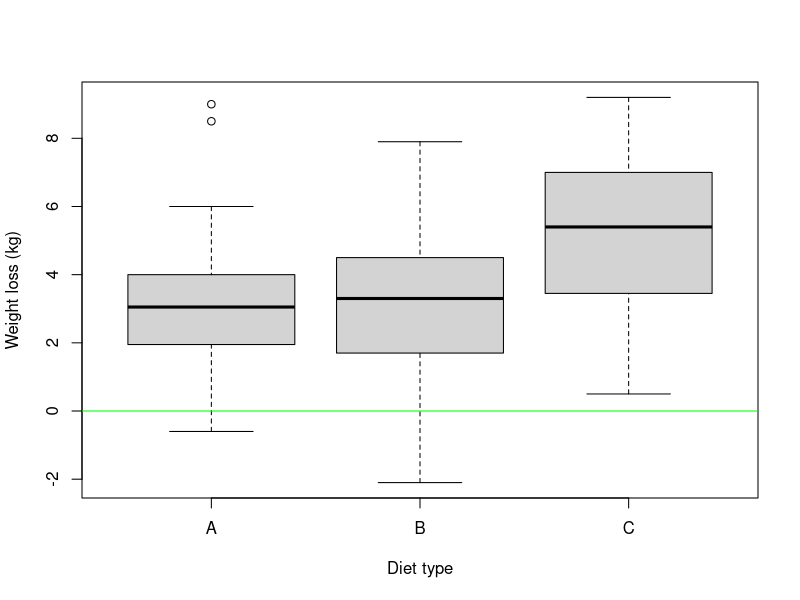
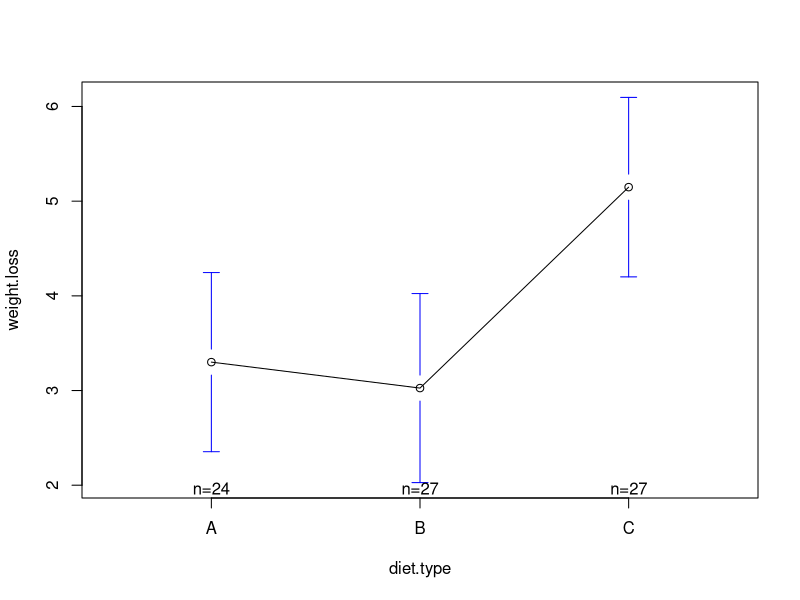
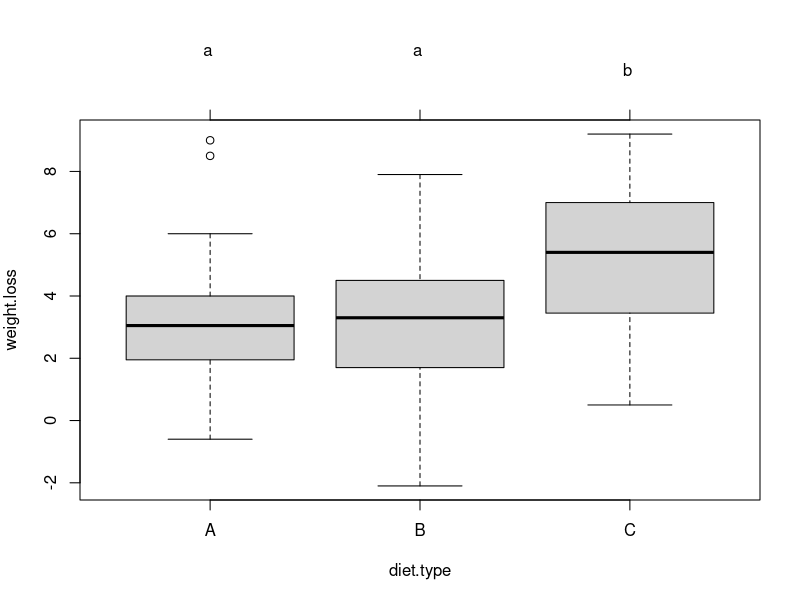
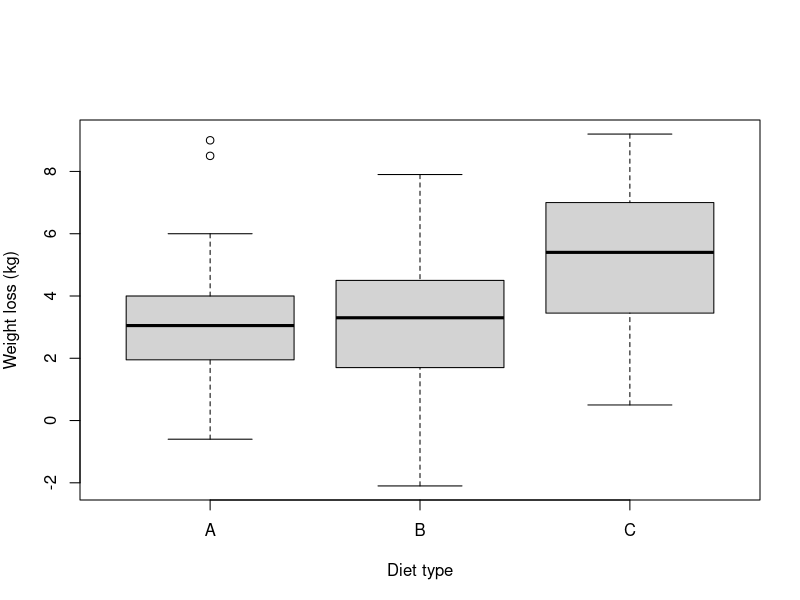
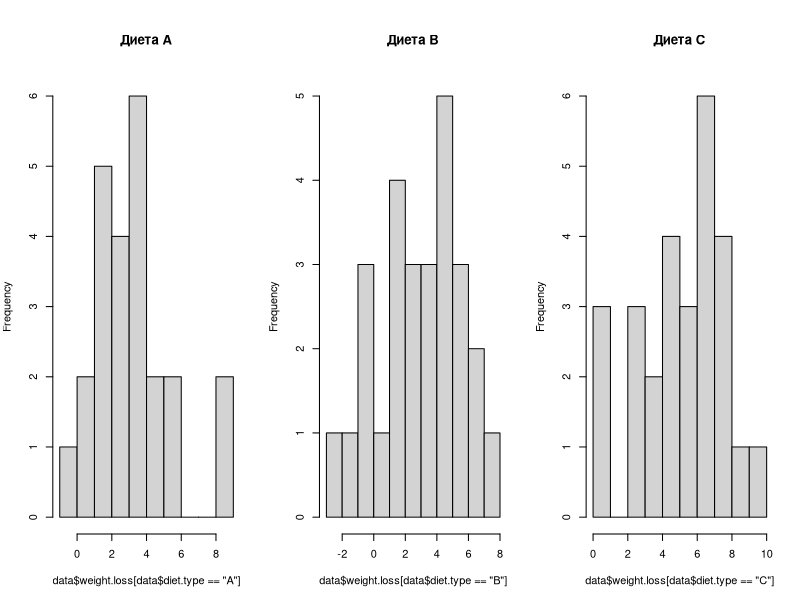
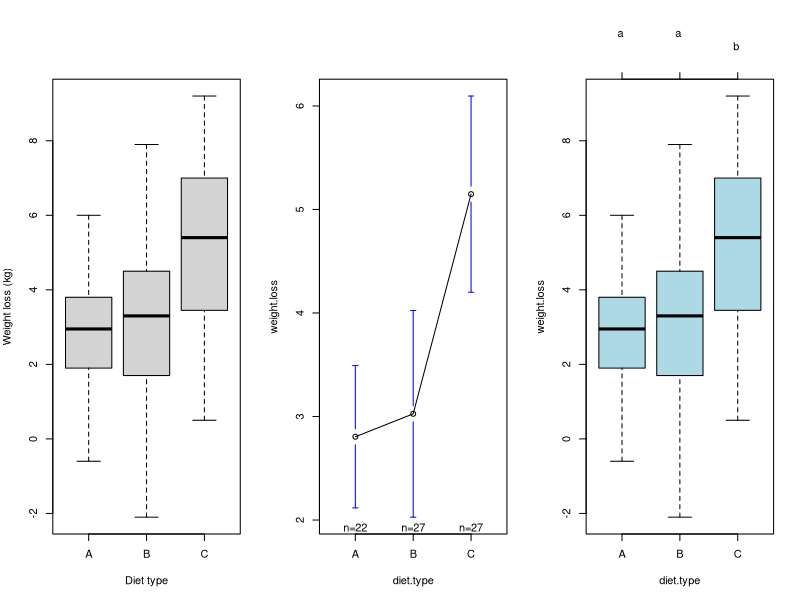
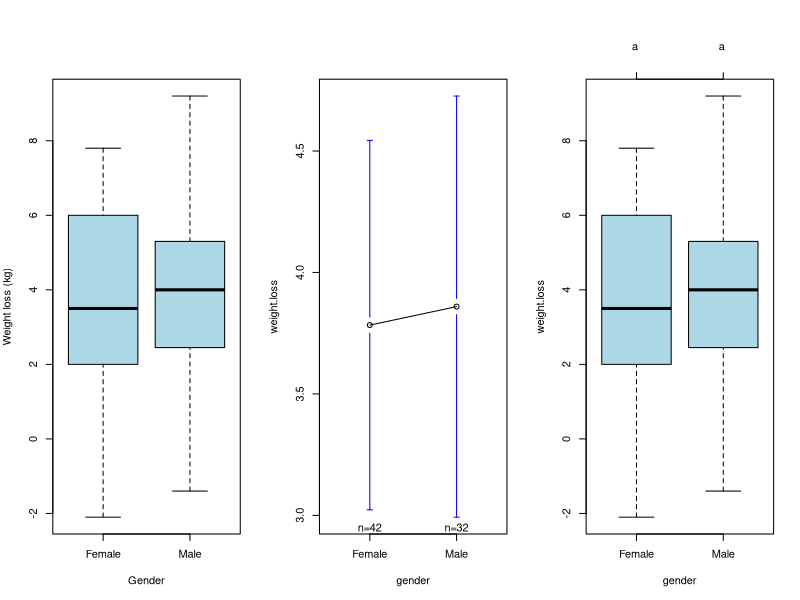
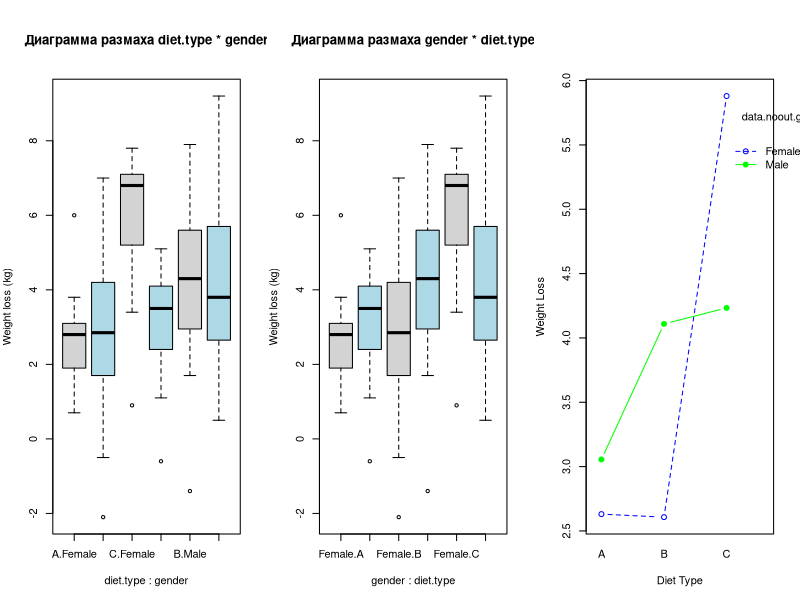

The R script that drew these images, in order:
## ---- chunk 1
#https://www.sheffield.ac.uk/polopoly_fs/1.547015!/file/Diet_data_description.docx
#https://www.sheffield.ac.uk/mash/data
data = read.csv("diet.csv",row.names=1)
summary(data)
## ---- chunk 2
colnames(data) <- c("gender", "age", "height", "initial.weight", "diet.type", "final.weight")
data$diet.type <- factor(c("A", "B", "C")[data$diet.type])
data$weight.loss = data$initial.weight - data$final.weight #Добавим новую колонку - Похудение
## ---- chunk 3
boxplot(weight.loss ~ diet.type,data=data,col="light gray", ylab = "Weight loss (kg)", xlab = "Diet type")
abline(h=0,col="green")
## ---- chunk 4
table(data$diet.type) # показывает количество наблюдений по каждой группе
## ---- chunk 5
library(gplots) #библиотека устанавливается с помощью install.packages
plotmeans(weight.loss ~ diet.type, data=data)
## ---- chunk 6
aggregate(data$weight.loss, by = list(data$diet.type), FUN=sd) 
## ---- chunk 7
#тест на межгрупповые различия
fit <- aov(weight.loss ~ diet.type, data=data)
summary(fit)
## ---- chunk 8
TukeyHSD(fit)
## ---- chunk 9
#Tukey honest significant differences test
library(multcomp)
par(mar=c(5,4,6,2))
tuk <- glht(fit, linfct=mcp(diet.type="Tukey"))
plot(cld(tuk, level=.05),col="lightgrey")
## ---- chunk 10
boxplot(weight.loss ~ diet.type,data=data,col="light gray", ylab = "Weight loss (kg)", xlab = "Diet type")
## ---- chunk 11
par(mfrow=c(1,3))
hist(data$weight.loss[data$diet.type=="A"], breaks = 10, main="Диета А")
hist(data$weight.loss[data$diet.type=="B"], breaks = 10, main="Диета В")
hist(data$weight.loss[data$diet.type=="C"], breaks = 10, main="Диета С")
## ---- chunk 12
data.noout <- data[!(data$diet.type == "A" & data$weight.loss > 6.0),]
## ---- chunk 13
boxplot(weight.loss ~ diet.type,data=data.noout,col="light gray", ylab = "Weight loss (kg)", xlab = "Diet type")
## ---- chunk 14
table(data.noout$diet.type)
## ---- chunk 15
plotmeans(weight.loss ~ diet.type, data=data.noout)
aggregate(data.noout$weight.loss, by = list(data.noout$diet.type), FUN=sd)
## ---- chunk 16
fit.noout <- aov(weight.loss ~ diet.type, data=data.noout)
summary(fit.noout)
## ---- chunk 17
TukeyHSD(fit.noout)
## ---- chunk 18
library(multcomp)
par(mar=c(5,4,6,2))
tuk <- glht(fit.noout, linfct=mcp(diet.type="Tukey"))
plot(cld(tuk, level=.05),col="light blue")
## ---- chunk 19
data.noout.gender <- data.noout [!(is.na(data.noout$gender)),]
data.noout.gender$gender <- factor(c("Female", "Male")[as.ordered(data.noout.gender$gender)])
## ---- chunk 20
boxplot(weight.loss ~ gender,data=data.noout.gender,col="light blue", ylab = "Weight loss (kg)", xlab = "Gender")
## ---- chunk 21
table(data.noout.gender$gender)
## ---- chunk 22
plotmeans(weight.loss ~ gender, data=data.noout.gender)
aggregate(data.noout.gender$weight.loss, by = list(data.noout.gender$gender), FUN=sd)
## ---- chunk 23
fit.noout.gender <- aov(weight.loss ~ gender, data=data.noout.gender)
summary(fit.noout.gender)
## ---- chunk 24
TukeyHSD(fit.noout.gender)
## ---- chunk 25
library(multcomp)
par(mar=c(5,4,6,2))
tuk <- glht(fit.noout.gender, linfct=mcp(gender="Tukey"))
plot(cld(tuk, level=.05),col="light blue")
## ---- chunk 26
boxplot(weight.loss ~ diet.type * gender, data=data.noout.gender,col=c("light gray", "light blue"), ylab = "Weight loss (kg)", main="Диаграмма размаха diet.type * gender")
## ---- chunk 27
boxplot(weight.loss ~ gender * diet.type, data=data.noout.gender,col=c("light gray", "light blue"), ylab = "Weight loss (kg)", main="Диаграмма размаха gender * diet.type")
## ---- chunk 28
interaction.plot(x.factor = data.noout.gender$diet.type, 
                 trace.factor = data.noout.gender$gender, 
                 response = data.noout.gender$weight.loss, 
                 fun = mean, 
                 type = "b", legend = TRUE,
                 xlab = "Diet Type", ylab="Weight Loss",
                 pch=c(1,19), col = c("blue","green"))

## ---- chunk 29
data.noout.gender$type_gender <- interaction(data.noout.gender$diet.type,data.noout.gender$gender)
fit.two_way_anova <- aov(weight.loss ~ type_gender, data=data.noout.gender)
summary(fit.two_way_anova)
## ---- chunk 30
TukeyHSD(fit.two_way_anova)
## ---- chunk 31
par(mar=c(5,4,6,2))
tuk <- glht(fit.two_way_anova, linfct=mcp(type_gender="Tukey"))
plot(cld(tuk, level=.05),col="lightgrey")
## ---- chunk 32
boxplot(weight.loss ~ diet.type + height, data=data.noout,col=c("light gray", "light blue"), ylab = "Weight loss (kg)", main="Диаграмма размаха diet.type + height")
## ---- chunk 33
fit.ancova <- aov(weight.loss ~ diet.type + height, data=data.noout)
summary(fit.ancova)
